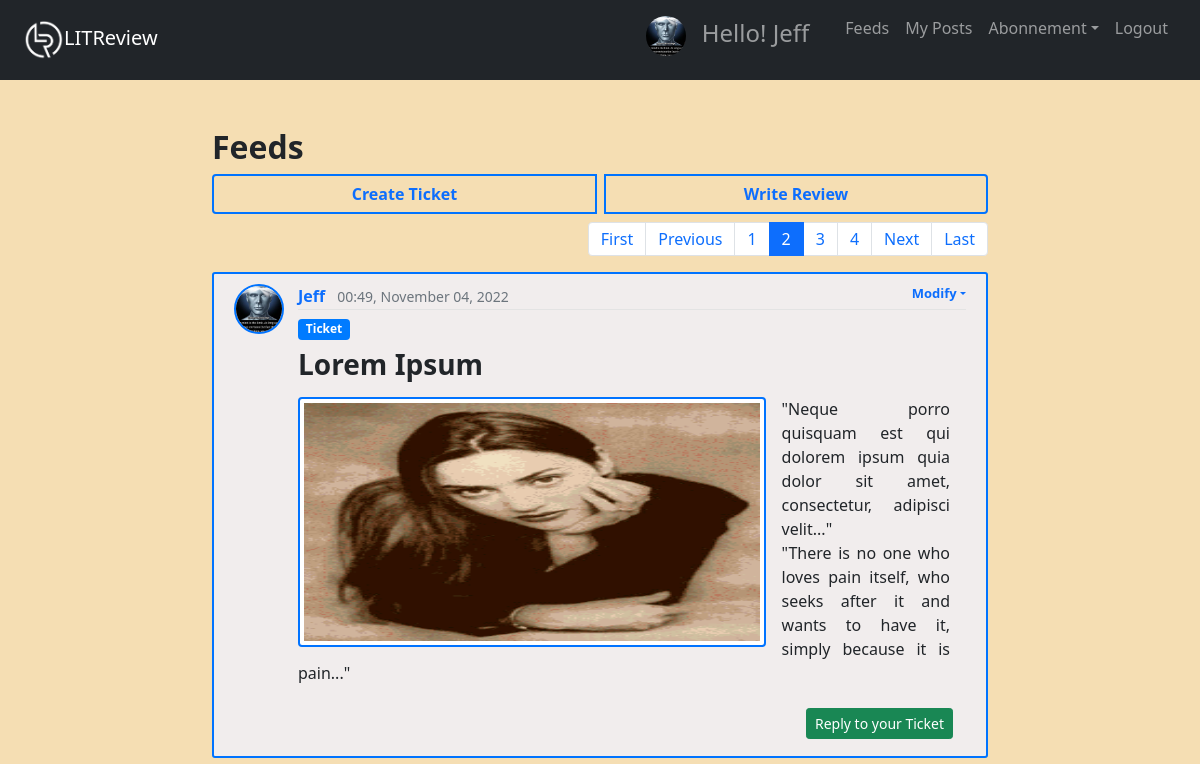
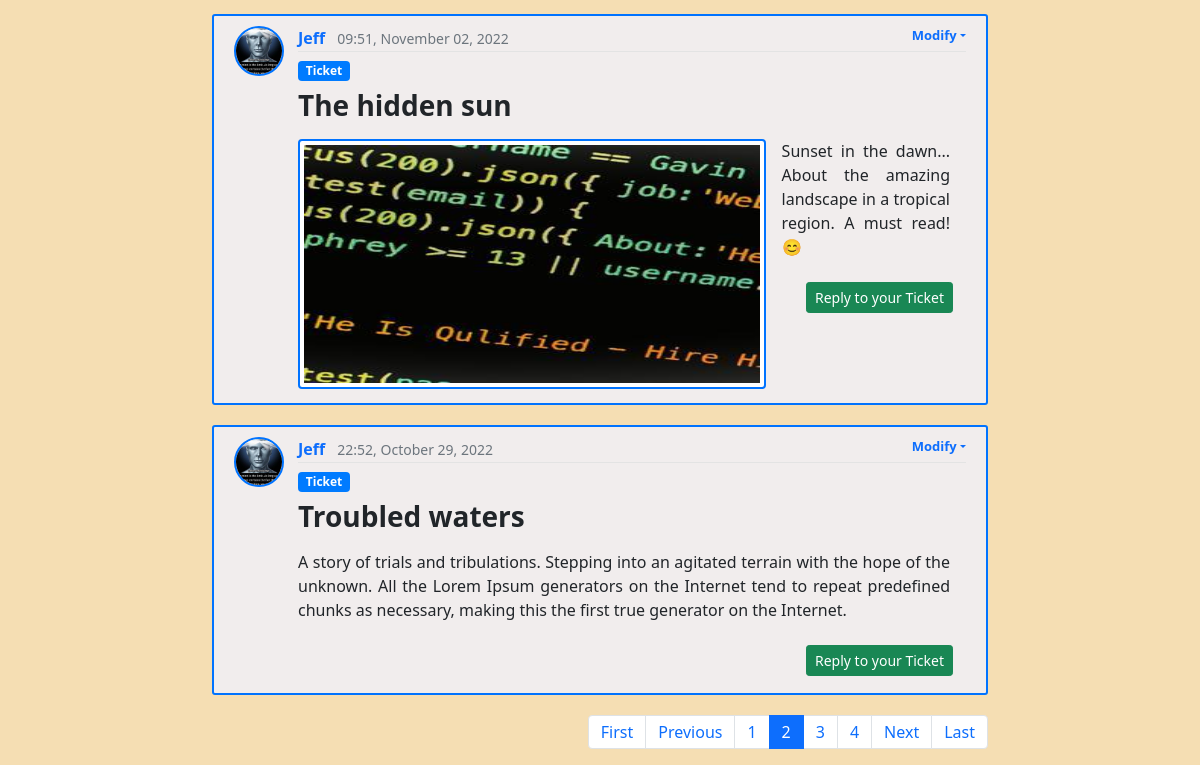
Page /feeds-home/?page=2 (signed in) on the earlier database version (2 pictures, top to bottom).
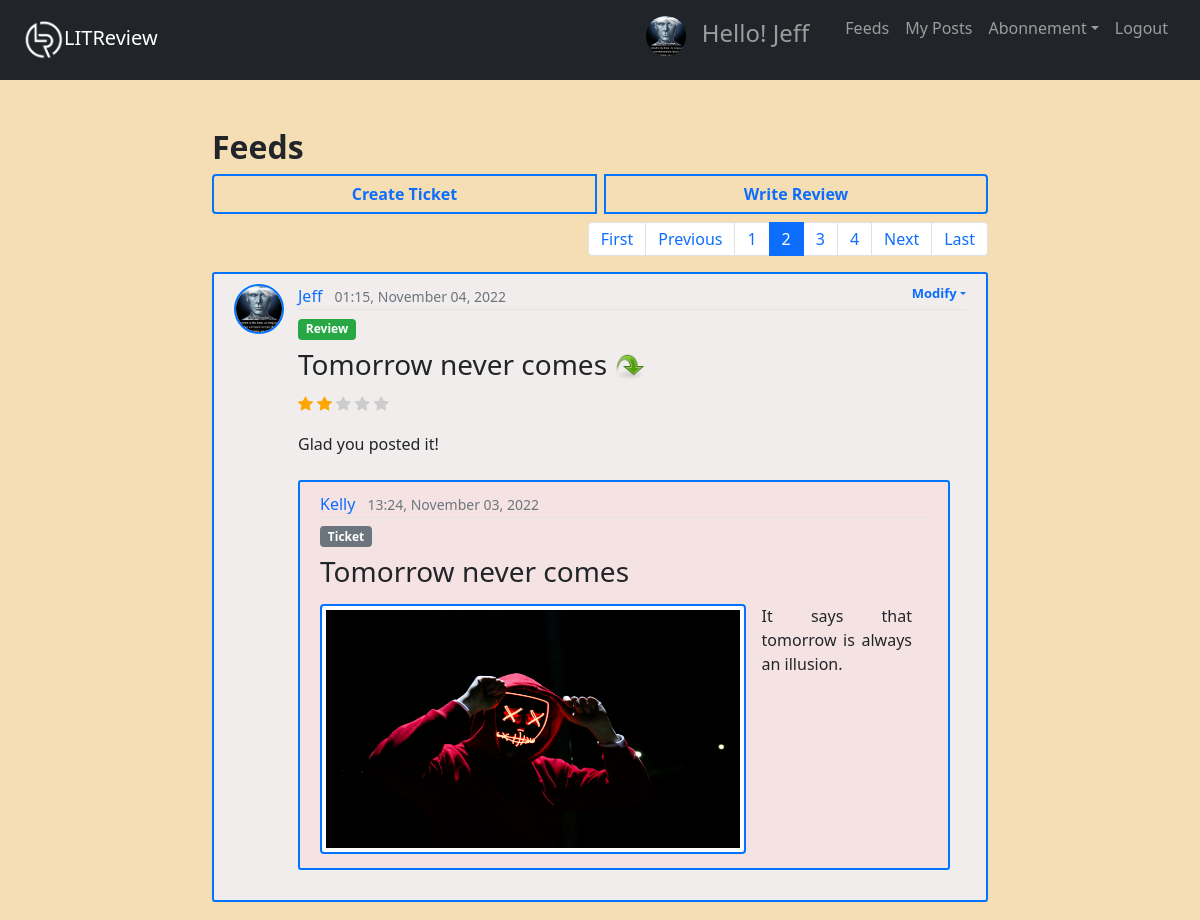
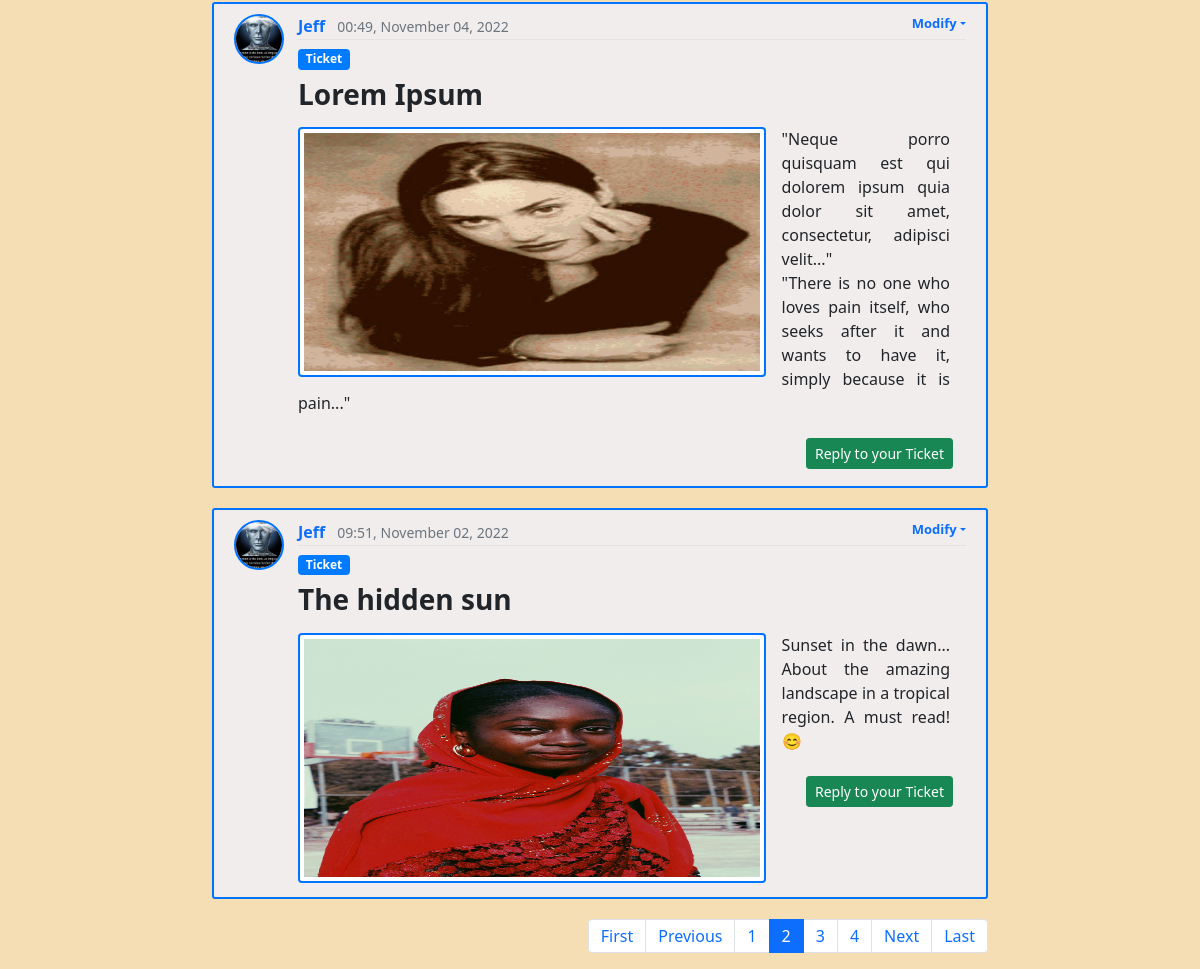
Same page on the later database version (2 pictures, top to bottom).
### feeds/models.py (models this page shows, shortened)
class Ticket(models.Model):
    title = models.CharField(max_length=128)
    description = models.TextField(max_length=2048, blank=True)
    user = models.ForeignKey(to=settings.AUTH_USER_MODEL, on_delete=models.CASCADE)
    time_created = models.DateTimeField(default=timezone.now)
    image = models.ImageField(blank=True, null=True, upload_to="reviews_img")
    if image is True:
        def save(self, *args, **kwargs):
            super().save()
            img = ImageOps.contain(Image.open(self.image.path), (200, 200), method=3)
            img.save(self.image.path)

class Review(models.Model):
    ticket = models.ForeignKey(to=Ticket, on_delete=models.CASCADE)
    rating = models.PositiveSmallIntegerField(
        validators=[MinValueValidator(0), MaxValueValidator(5)]
    )
    headline = models.CharField(max_length=128)
    body = models.TextField(max_length=8192, blank=True)
    user = models.ForeignKey(to=settings.AUTH_USER_MODEL, on_delete=models.CASCADE)
    time_created = models.DateTimeField(default=timezone.now)

### users/models.py (models this page shows, shortened)
class UserProfile(models.Model):
    user = models.OneToOneField(User, on_delete=models.CASCADE)
    image = models.ImageField(default="default.jpg", upload_to="profile_pics")

### feeds/views.py (the view)
# urls.py: path("feeds-home/", d_views.feeds, name="feeds-home"),
@login_required
def feeds(request):
    followed_users = get_follows(request.user)
    reviews = get_view_reviews(request.user)
    reviews = reviews.annotate(content_type=Value("REVIEW", CharField()))
    tickets = get_view_tickets(request.user)
    tickets = tickets.annotate(content_type=Value("TICKET", CharField()))
    replied_tickets, replied_reviews = get_replied_tickets(tickets)
    posts_list = sorted(
        chain(reviews, tickets), key=lambda post: post.time_created, reverse=True
    )
    if posts_list:
        paginator = Paginator(posts_list, 3)
        page = request.GET.get("page")
        posts = paginator.get_page(page)
    else:
        posts = None
    context = {
        "posts": posts,
        "r_tickets": replied_tickets,
        "r_reviews": replied_reviews,
        "title": "Feeds",
        "followed_users": followed_users,
    }
    return render(request, "feeds/feeds.html", context)

### feeds/utils.py (called while the page is built)
def get_view_reviews(user: User):
    followed_users = get_follows(user)
    followed_users.append(user)
    reviews = []
    all_reviews = Review.objects.filter(user__in=followed_users).distinct()
    for review in all_reviews:
        reviews.append(review.id)
    user_tickets = Ticket.objects.filter(user=user)
    for ticket in user_tickets:
        review_responses = Review.objects.filter(ticket=ticket)
        for review in review_responses:
            reviews.append(review.id)
    reviews = Review.objects.filter(id__in=reviews).distinct()
    return reviews

def get_view_tickets(user: User):
    followed_users = get_follows(user)
    followed_users.append(user)
    tickets = Ticket.objects.filter(user__in=followed_users)
    for ticket in tickets:
        try:
            replied = Review.objects.get(ticket=ticket)
            if replied and replied.user in followed_users:
                tickets = tickets.exclude(id=ticket.id)
        except Review.DoesNotExist:
            pass
    return tickets

### feeds/templates/feeds/feeds.html (shortened to what this page needs)
{% extends 'feeds/base.html' %}
{% load static %}
{% block content %}
<div class="container p-0">
    <div class="row mb-2">
      <h2 class="col-8 py-2 mb-0 font-weight-bold">
        {% if posts %}
          {{ title }}
        {% endif %}
      </h2>
      <div class="btn-group" role="group">
        <a type="button" class="btn btn-outline-primary mr-sm-2 font-weight-bold" href="{% url 'create-ticket' %}">Create Ticket</a>
        <a type="button" class="btn btn-outline-primary font-weight-bold" href="{% url 'create-review' %}">Write Review</a>
      </div>
    </div>
  </div>
{% if posts %}
 {% include 'feeds/pagination.html' %}
  {% for post in posts %}
    {% if post.content_type == 'REVIEW' %}
      {% include 'feeds/review_display.html' %}
    {% elif post.content_type == 'TICKET' %}
      {% include 'feeds/ticket_display.html' %}
    {% endif %}
  {% endfor %}
  {% include 'feeds/pagination.html' %}
  {% endif %}
{% endblock content %}

### feeds/templates/feeds/review_display.html (shortened to what this page needs)
{% load static %}
<article class="media content-section">
  <img class="rounded-circle article-img" src="{{ post.user.userprofile.image.url }}"
        alt="{{ post.user.username }} profile picture">
  <div class="media-body">
    <div class="article-metadata">
      {% if post.user != user %}
        {% if post.user in followed_users %}
          <a class="mr-2 mb-0 text-decoration-none" href="{% url 'user-posts' post.user.id %}">{{ post.user }}</a>
        {% else %}
          <p class="mr-2 mb-0" style="display:inline">{{ post.user }}</p>
        {% endif %}
      {% else %}
        <a class="mr-2 mb-0 text-decoration-none" href="{% url 'my-posts' %}">{{ post.user }}</a>
      {% endif %}
      <small class="text-muted">{{ post.time_created|date:"H:i, F d, Y" }}</small>
      {% if post.user == user %}
        <div class="modify-post">
          <ul class="list-item dropdown">
            <a class="list-link dropdown-toggle text-decoration-none" href="#" role="button" data-bs-toggle="dropdown">Modify</a>
          </ul>
        </div>
      {% elif post.user not in followed_users %}
        <div class="ml-3 text-muted d-inline">
          <i>You are not following {{ post.user }}</i>
          <a class="ml-2 text-success text-decoration-none" href="{% url 'follows_page' %}">Follow</a>
        </div>
      {% endif %}
    </div>
    <h6 class="mb-2 mt-2"><span class="badge badge-success">Review</span></h6>
    <h3 class="mt-0">
      <a class="text-dark text-decoration-none" href="{% url 'review-detail' post.id %}">{{ post.headline }}
        <img src="{% static 'feeds/img/go_jump.png' %}" width="30" height="30" alt="reply png"></a><br>
      <p class="star-rating-{{ post.rating }}" id="stars">
        <i class="bi bi-star-fill"></i>
        <i class="bi bi-star-fill"></i>
        <i class="bi bi-star-fill"></i>
        <i class="bi bi-star-fill"></i>
        <i class="bi bi-star-fill"></i>
      </p>
    </h3>
    <div class="review-body">
      <p class="article-content text-justify mt-3 mr-3">{{ post.body }}</p>
    </div>
    <article class="media content-section mr-3 mt-4" id="replied-ticket">
      <div class="media-body">
        <div class="article-metadata">
          {% if post.ticket.user != user %}
            {% if post.ticket.user in followed_users %}
              <a class="mr-2 mb-0" href="{% url 'user-posts' post.ticket.user.id %}">{{ post.ticket.user }}</a>
            {% else %}
              <p class="mr-2 mb-0" style="display:inline">{{ post.ticket.user }}</p>
            {% endif %}
          {% else %}
            <a class="mr-2 mb-0 text-decoration-none" href="{% url 'my-posts' %}">{{ post.ticket.user }}</a>
          {% endif %}
          <small class="text-muted">{{ post.ticket.time_created|date:"H:i, F d, Y" }}</small>
        </div>
        <h6 class="mb-2 mt-2"><span class="badge badge-pill badge-secondary">Ticket</span></h6>
        <h3 class="mt-0">
        <a class="text-dark text-decoration-none" href="{% url 'ticket-detail' post.ticket.id %}">{{ post.ticket.title }}</a>
        </h3>
        <div class="ticket-description">
          {% if post.ticket.image %}
            <img class="img-thumbnail float-left mb-1 mr-3" src="{{ post.ticket.image.url }}"
                alt="{{ post.ticket.title }}">
          {% endif %}
          <p class="article-content text-justify mt-3 mr-3">{{ post.ticket.description }}</p>
        </div>
      </div>
    </article>
  </div>
</article>

### feeds/templates/feeds/ticket_display.html (shortened to what this page needs)
<article class="media content-section">
  <img class="rounded-circle article-img" src="{{ post.user.userprofile.image.url }}"
       alt="{{ post.user.username }} profile picture">
  <div class="media-body">
    <div class="article-metadata">
      {% if post.user != user %}
        {% if post.user in followed_users %}
          <a class="mr-2 mb-0 text-decoration-none" href="{% url 'user-posts' post.user.id %}">{{ post.user }}</a>
        {% else %}
          <p class="mr-2 mb-0" style="display:inline">{{ post.user }}</p>
        {% endif %}
      {% else %}
        <a class="mr-2 mb-0 font-weight-bold text-decoration-none" href="{% url 'my-posts' %}">{{ post.user }}</a>
      {% endif %}
      <small class="text-muted">{{ post.time_created|date:"H:i, F d, Y" }}</small>
      {% if post.user == user %}
      <div class="modify-post">
        <ul class="list-item dropdown">
          <a class="list-link dropdown-toggle text-decoration-none" href="#" role="button" data-bs-toggle="dropdown">Modify</a>
      </ul>
    </div>
      {% elif post.user not in followed_users %}
        <div class="ml-3 text-muted d-inline">
          <i>You are not following {{ post.user }}</i>
          <a class="ml-2 text-success" href="{% url 'follows_page' %}">Follow</a>
        </div>
      {% endif %}
    </div>
    <h6 class="mb-2 mt-2"><span class="badge badge-pill badge-primary">Ticket</span></h6>
    <h3 class="mt-0"><a class="text-dark text-decoration-none font-weight-bold" href="{% url 'ticket-detail' post.id %}">{{ post.title }}</a></h3>
    <div class="ticket-description">
      {% if post.image %}
        <img class="img-thumbnail float-left mb-1 mr-3" src="{{ post.image.url }}"
             alt="{{ post.title }}">
      {% endif %}
      <p class="article-content text-justify mt-3 mr-3">{{ post.description }}</p>
    </div>
    {% if r_tickets and post in r_tickets %}
    {% for reply in r_reviews %}
      {% if post == reply.ticket %}
        <div class="btn float-right">
          <a class="btn btn-outline-success btn-sm" href="{% url 'review-detail' reply.id %}">
            {% if reply.user == user %}
              View your response
            {% else %}
              View response from {{ reply.user }}
            {% endif %}
          </a>
        </div>
      {% endif %}
    {% endfor %}
    {% elif post not in r_tickets %}
    <div class="btn float-right">
      <a type="button" class="btn btn-success btn-sm" href="{% url 'review-reply' post.id %}">
        {% if post.user == user %}
          Reply to your Ticket
        {% else %}
          Write Review in response to {{ post.user }}
        {% endif %}
      </a>
    </div>
    {% endif %}
  </div>
</article>

Differences in the rows shown:
no longer on this page (row edited): Ticket: user.userprofile.image (picture), user "Jeff", time_created "22:52, October 29, 2022", shows "Modify", title "Troubled waters", description "A story of trials and tribulations. Stepping into an agitated terrain with the hope of the unknown. All the Lorem Ipsum generators on the Internet tend to repeat predefined chunks as necessary, making this the first true generator on the Internet.", shows "Reply to your Ticket"
now on this page (row unchanged): Review: user.userprofile.image (picture), user "Jeff", time_created "01:15, November 04, 2022", shows "Modify", headline "Tomorrow never comes", body "Glad you posted it!", ticket.user "Kelly", ticket.time_created "13:24, November 03, 2022", ticket "Tomorrow never comes", ticket.image (picture), ticket.description "It says that tomorrow is always an illusion."
changed Ticket "The hidden sun": image: a different picture
